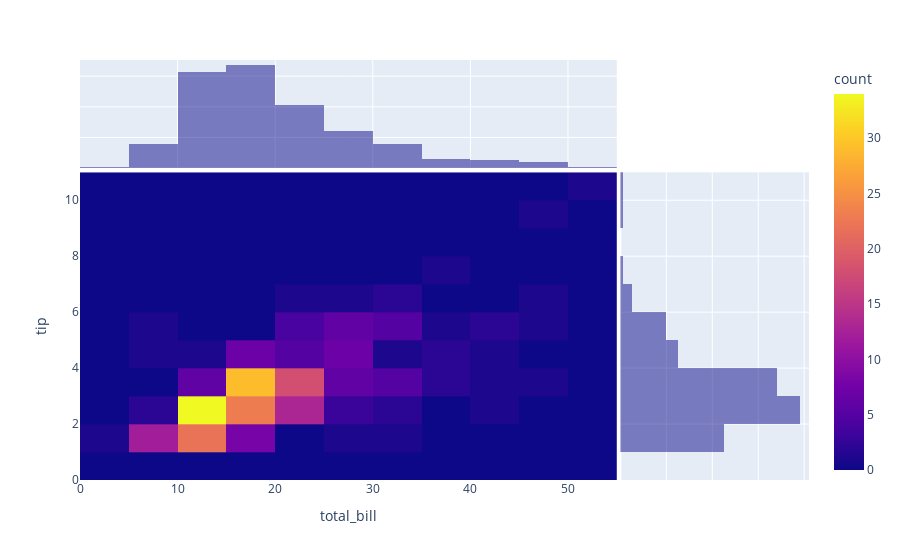

Notebook cell for this chart:
### Markdown cell above
### Grafico de temperatura

### Code cell
import plotly.express as px

#Carragamento Data
df = px.data.tips()
#Criação do gráfico
fig = px.density_heatmap(df, x='total_bill', y='tip',
                         marginal_x='histogram', marginal_y='histogram')
fig.show()

### Figure 1 — Plotly figure (JSON) as saved in the notebook; plotly's stock layout.template omitted (floating-point values rounded to 4 significant figures; data arrays with more than 128 entries replaced by an {"elided": "..."} marker saying what was removed)
{"data": [{"coloraxis": "coloraxis", "hovertemplate": "total_bill=%{x}<br>tip=%{y}<br>count=%{z}<extra></extra>", "name": "", "type": "histogram2d", "x": {"elided": "244 float values"}, "xaxis": "x", "xbingroup": "x", "y": {"elided": "244 float values"}, "yaxis": "y", "ybingroup": "y"}, {"bingroup": "x", "hovertemplate": "total_bill=%{x}<br>count=%{y}<extra></extra>", "legendgroup": "", "marker": {"color": "#0d0887"}, "name": "", "opacity": 0.5, "showlegend": false, "type": "histogram", "x": {"elided": "244 float values"}, "xaxis": "x3", "yaxis": "y3"}, {"bingroup": "y", "hovertemplate": "tip=%{y}<br>count=%{x}<extra></extra>", "legendgroup": "", "marker": {"color": "#0d0887"}, "name": "", "opacity": 0.5, "showlegend": false, "type": "histogram", "xaxis": "x2", "y": {"elided": "244 float values"}, "yaxis": "y2"}], "layout": {"barmode": "overlay", "coloraxis": {"colorbar": {"title": {"text": "count"}}, "colorscale": [[0, "#0d0887"], [0.1111, "#46039f"], [0.2222, "#7201a8"], [0.3333, "#9c179e"], [0.4444, "#bd3786"], [0.5556, "#d8576b"], [0.6667, "#ed7953"], [0.7778, "#fb9f3a"], [0.8889, "#fdca26"], [1, "#f0f921"]]}, "legend": {"tracegroupgap": 0}, "margin": {"t": 60}, "xaxis": {"anchor": "y", "domain": [0, 0.7363], "title": {"text": "total_bill"}}, "xaxis2": {"anchor": "y2", "domain": [0.7413, 1], "matches": "x2", "showgrid": true, "showline": false, "showticklabels": false, "ticks": ""}, "xaxis3": {"anchor": "y3", "domain": [0, 0.7363], "matches": "x", "showgrid": true, "showticklabels": false}, "xaxis4": {"anchor": "y4", "domain": [0.7413, 1], "matches": "x2", "showgrid": true, "showline": false, "showticklabels": false, "ticks": ""}, "yaxis": {"anchor": "x", "domain": [0, 0.7326], "title": {"text": "tip"}}, "yaxis2": {"anchor": "x2", "domain": [0, 0.7326], "matches": "y", "showgrid": true, "showticklabels": false}, "yaxis3": {"anchor": "x3", "domain": [0.7426, 1], "matches": "y3", "showgrid": true, "showline": false, "showticklabels": false, "ticks": ""}, "yaxis4": {"anchor": "x4", "domain": [0.7426, 1], "matches": "y3", "showgrid": true, "showline": false, "showticklabels": false, "ticks": ""}}}
